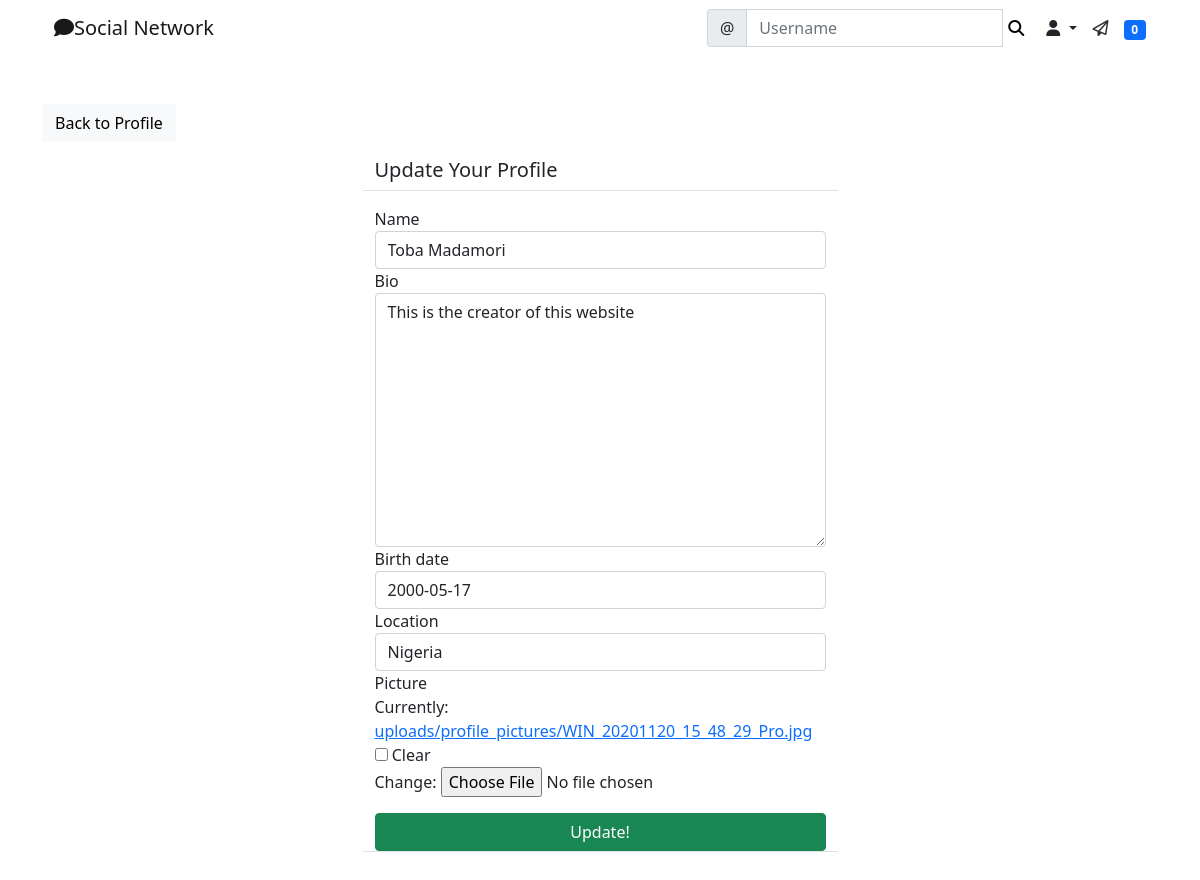
The page /social/profile/edit/1/ (signed in) on the database its author committed.
### social/models.py (models this page shows)
class UserProfile(models.Model):
    user = models.OneToOneField(User, primary_key=True, verbose_name='user', related_name='profile', on_delete=models.CASCADE)
    name = models.CharField(max_length=30, blank=True, null=True)
    bio = models.TextField(max_length=500, blank=True, null=True)
    birth_date = models.DateField(blank=True, null=True)
    location = models.CharField(max_length=100, blank=True, null=True)
    picture = models.ImageField(upload_to='uploads/profile_pictures', default='uploads/profile_pictures/default.png', blank= True)
    followers = models.ManyToManyField(User, blank=True, related_name='followers')

### social/views.py (the view, shortened to what this page needs)
# urls.py: path('profile/edit/<int:pk>/', ProfileEditView.as_view(), name='profile-edit'),
class ProfileEditView(LoginRequiredMixin, UserPassesTestMixin, UpdateView):
    model = UserProfile
    fields = ['name', 'bio', 'birth_date', 'location', 'picture']
    template_name = 'social/profile_edit.html'
    def test_func(self):
        profile = self.get_object()
        return self.request.user == profile.user

### landing/templatetags/custom_tags.py (called while the page is built)
@register.inclusion_tag('social/show_notifications.html', takes_context=True)
def show_notifications(context):
    request_user = context['request'].user
    notifications = Notification.objects.filter(to_user=request_user).exclude(user_has_seen=True).order_by('-date')
    return {'notifications':notifications}

### social/templates/social/profile_edit.html (shortened to what this page needs)
{% extends 'landing/base.html' %}
{% load crispy_forms_tags %}
{% block content %}
<div class="container">
    <div class="row mt-5">
        <div class="col-md-5 col-sm-6">
           <a href="{% url 'profile' object.pk %}" class="btn btn-light">Back to Profile</a>
        </div>
    </div>
    <div class="row justify-content-center mt-3">
        <div class="col-md-5 col-sm-12 border-bottom">
           <h5>Update Your Profile</h5>
        </div>
    </div>
    <div class="row justify-content-center mt-3 mb-5">
        <div class="col-md-5 col-sm-12 border-bottom">
           <form action="" method="POST" enctype="multipart/form-data">
               {{ form | crispy }}
               <div class="d-grid gap-2">
                   <button class="btn btn-success mt-3">Update!</button>
               </div>
           </form>
        </div>
    </div>
</div>
{% endblock content %}

### rows shown on the page
UserProfile: name "Toba Madamori", bio "This is the creator of this website", birth_date "2000-05-17", location "Nigeria"

### other values the page prints
{{ notifications.count }} "0"
